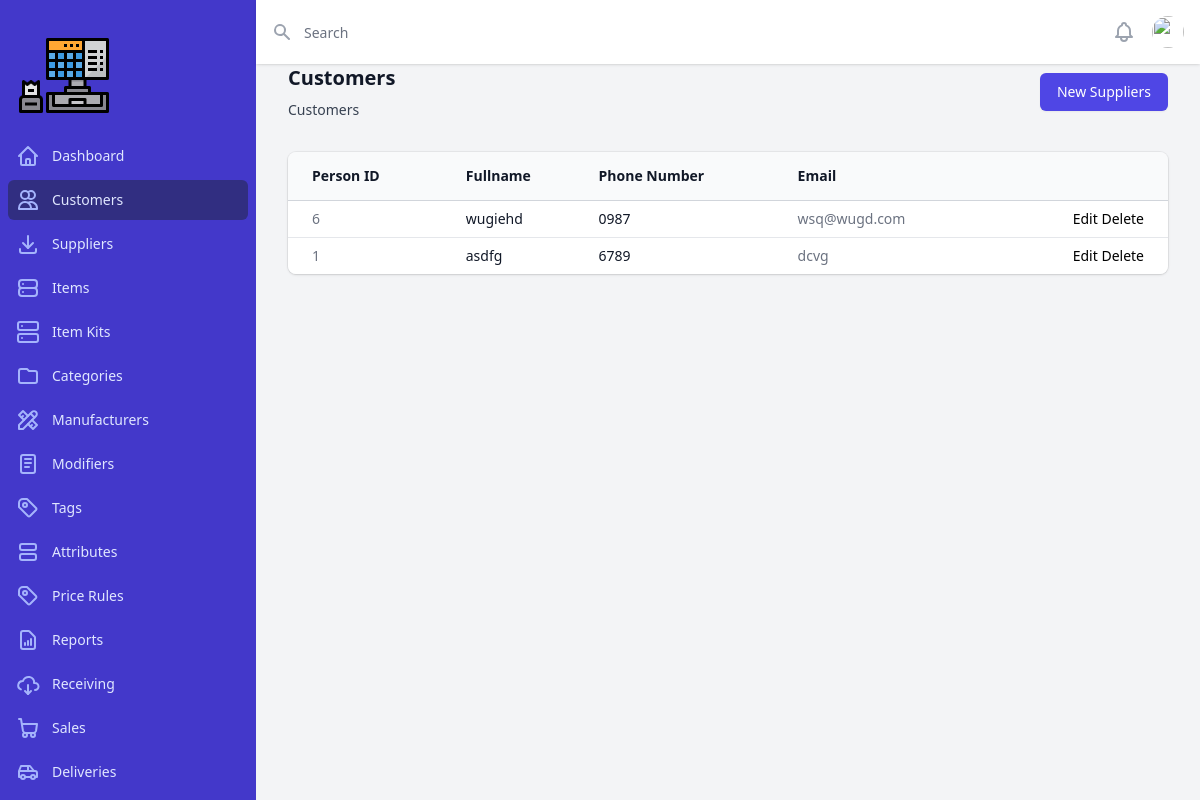
The app's page /index.php?page=customers, older data.
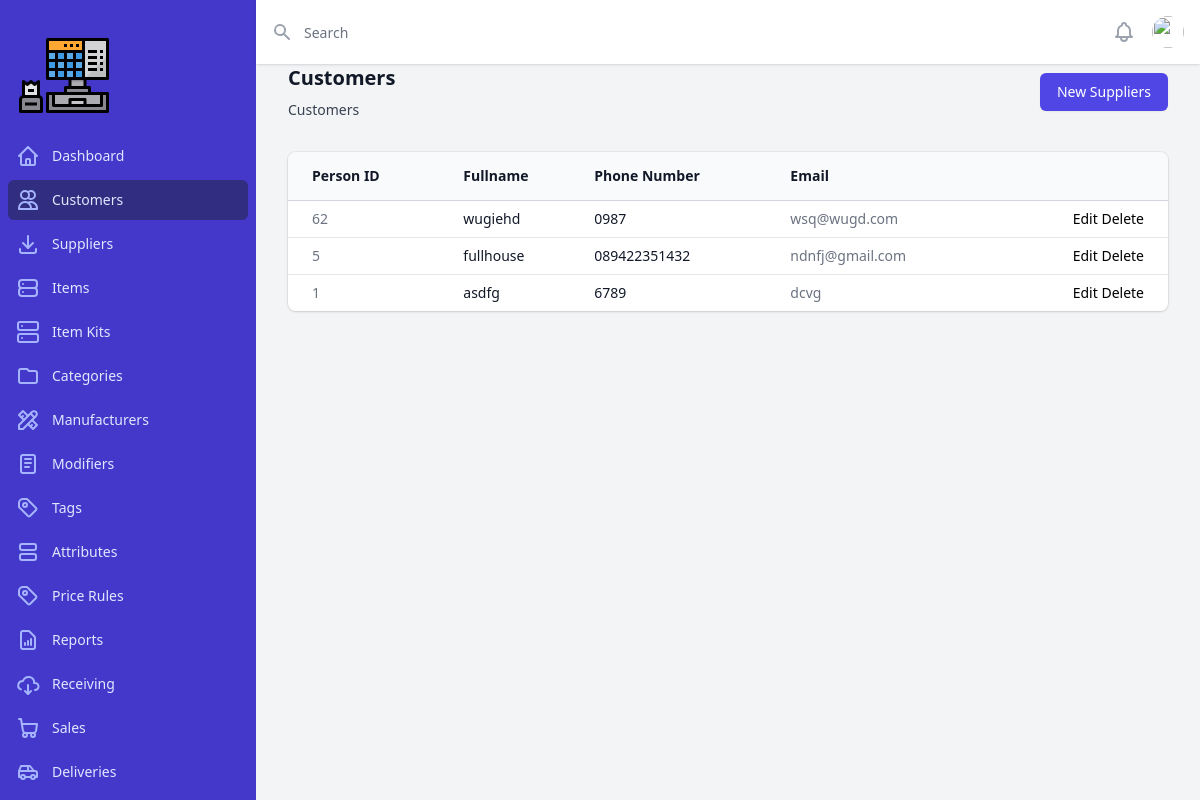
The same page, newer data.
### tables this page shows
CREATE TABLE `tbl_customers` (
  `person_id` int(11) NOT NULL,
  `fullname` varchar(50) NOT NULL,
  `phone_number` varchar(20) NOT NULL,
  `email` varchar(50) NOT NULL
);

### pages/customers/customers.php (the view, shortened to what this page needs)
<?php
require_once("config.php");
?>
<?php
	$pdo_statement = $pdo_conn->prepare("SELECT * FROM tbl_customers ORDER BY person_id DESC");
	$pdo_statement->execute();
	$result = $pdo_statement->fetchAll();
?>
<div class="px-4 sm:px-6 lg:px-8">
  <div class="sm:flex sm:items-center">
    <div class="sm:flex-auto">
      <h1 class="text-xl font-semibold text-gray-900">Customers</h1>
      <p class="mt-2 text-sm text-gray-700">Customers</p>
    </div>
    <div class="mt-4 sm:mt-0 sm:ml-16 sm:flex-none">
      <a href="index.php?page=customers-create">
        <button type="button" class="inline-flex items-center justify-center rounded-md border border-transparent bg-indigo-600 px-4 py-2 text-sm font-medium text-white shadow-sm hover:bg-indigo-700 focus:outline-none focus:ring-2 focus:ring-indigo-500 focus:ring-offset-2 sm:w-auto">New Suppliers</button>
      </a>
    </div>
  </div>
  <div class="mt-8 flex flex-col">
    <div class="-my-2 -mx-4 overflow-x-auto sm:-mx-6 lg:-mx-8">
      <div class="inline-block min-w-full py-2 align-middle md:px-6 lg:px-8">
        <div class="overflow-hidden shadow ring-1 ring-black ring-opacity-5 md:rounded-lg">
          <table class="min-w-full divide-y divide-gray-300">
            <thead class="bg-gray-50">
              <tr>
                <th scope="col" class="whitespace-nowrap py-3.5 pl-4 pr-3 text-left text-sm font-semibold text-gray-900 sm:pl-6">Person ID</th>
                <th scope="col" class="whitespace-nowrap px-2 py-3.5 text-left text-sm font-semibold text-gray-900">Fullname</th>
                <th scope="col" class="whitespace-nowrap px-2 py-3.5 text-left text-sm font-semibold text-gray-900">Phone Number</th>
                <th scope="col" class="whitespace-nowrap px-2 py-3.5 text-left text-sm font-semibold text-gray-900">Email</th>
                <th scope="col" class="relative whitespace-nowrap py-3.5 pl-3 pr-4 sm:pr-6">
                </th>
              </tr>
            </thead>
            <tbody class="divide-y divide-gray-200 bg-white">
            <?php
              if(!empty($result)) {
              foreach($result as $row) {
              ?>
              <tr>
                <td class="whitespace-nowrap py-2 pl-4 pr-3 text-sm text-gray-500 sm:pl-6 text"><?php echo $row['person_id'] ?></td>
                <td class="whitespace-nowrap px-2 py-2 text-sm font-medium text-gray-900"><?php echo $row['fullname'] ?></td>
                <td class="whitespace-nowrap px-2 py-2 text-sm text-gray-900"><?php echo $row['phone_number'] ?></td>
                <td class="whitespace-nowrap px-2 py-2 text-sm text-gray-500"><?php echo $row['email'] ?></td>
                <td class="relative whitespace-nowrap py-2 pl-3 pr-4 text-right text-sm font-medium sm:pr-6 gap-2">
                  <a href="index.php?page=customers-update&person_id=<?php echo $row['person_id'] ?>">Edit</a>
                  <a href="index.php?page=customers-delete&person_id=<?php echo $row['person_id'] ?>" onclick="return confirm('do you want to delete this?')">Delete</a>
                </td>
              </tr>
              <?php } } ?>
            </tbody>
          </table>
        </div>
      </div>
    </div>
  </div>
</div>

### index.php (shortened to what this page needs)
<!DOCTYPE html>
<html lang="en" class="h-full bg-gray-100">
<head>
  <script src="https://cdn.tailwindcss.com"></script>
  <link rel="stylesheet" href="https://cdn.jsdelivr.net/npm/bootstrap-icons@1.7.2/font/bootstrap-icons.css">
</head>
<body class="h-full">
<div>
  <?php include('includes/sidebar.php');?>
  <div class="md:pl-64 flex flex-col flex-1">
    <div class="sticky top-0 z-10 flex-shrink-0 flex h-16 bg-white shadow">
      <div class="flex-1 px-4 flex justify-between">
        <div class="flex-1 flex">
          <form class="w-full flex md:ml-0" action="#" method="GET">
            <div class="relative w-full text-gray-400 focus-within:text-gray-600">
              <div class="absolute inset-y-0 left-0 flex items-center pointer-events-none">
              </div>
              <input id="search-field" class="block w-full h-full pl-8 pr-3 py-2 border-transparent text-gray-900 placeholder-gray-500 focus:outline-none focus:placeholder-gray-400 focus:ring-0 focus:border-transparent sm:text-sm" placeholder="Search" type="search" name="search">
            </div>
          </form>
        </div>
        <div class="ml-4 flex items-center md:ml-6">
          <button type="button" class="bg-white p-1 rounded-full text-gray-400 hover:text-gray-500 focus:outline-none focus:ring-2 focus:ring-offset-2 focus:ring-indigo-500">
          </button>
          <div class="ml-3 relative">
            <div>
              <button type="button" class="max-w-xs bg-white flex items-center text-sm rounded-full focus:outline-none focus:ring-2 focus:ring-offset-2 focus:ring-indigo-500" id="user-menu-button" aria-expanded="false" aria-haspopup="true">
                <img class="h-8 w-8 rounded-full" src="https://images.unsplash.com/photo-1472099645785-5658abf4ff4e?ixlib=rb-1.2.1&ixid=eyJhcHBfaWQiOjEyMDd9&auto=format&fit=facearea&facepad=2&w=256&h=256&q=80" alt="">
              </button>
            </div>
          </div>
        </div>
      </div>
    </div>
    <main>
    <?php
  if(isset($_GET['page'])){
    $page = $_GET['page'];
    switch ($page) {
      case 'customers':
        include "pages/customers/customers.php";
        break;
    }
  }else{
    include "pages/dashboard/dashboard.php";
  }
  ?>
    </main>
  </div>
</div>
</body>
</html>

### includes/sidebar.php (shortened to what this page needs)
<div class="hidden md:flex md:w-64 md:flex-col md:fixed md:inset-y-0">
    <div class="flex flex-col flex-grow pt-5 bg-indigo-700 overflow-y-auto">
      <div class="flex items-center flex-shrink-0 px-4">
        <img class="h-24 w-auto" src="./images/logo.png" alt="POS">
      </div>
      <div class="mt-5 flex-1 flex flex-col">
        <nav class="flex-1 px-2 pb-4 space-y-1">
          <a id="menu-dashboard" href="index.php?page=dashboard" class=" text-indigo-100 hover:bg-indigo-600 group flex items-center px-2 py-2 text-sm font-medium rounded-md">
            Dashboard
          </a>
          <a id="menu-customers" href="index.php?page=customers" class="text-indigo-100 hover:bg-indigo-600 group flex items-center px-2 py-2 text-sm font-medium rounded-md">
            Customers
          </a>
          <a id="menu-suppliers" href="index.php?page=suppliers" class="text-indigo-100 hover:bg-indigo-600 group flex items-center px-2 py-2 text-sm font-medium rounded-md">
            Suppliers
          </a>
          <a id="menu-items" href="index.php?page=items" class="text-indigo-100 hover:bg-indigo-600 group flex items-center px-2 py-2 text-sm font-medium rounded-md">
            Items
          </a>
          <a id="menu-item-kits" href="index.php?page=item-kits" class="text-indigo-100 hover:bg-indigo-600 group flex items-center px-2 py-2 text-sm font-medium rounded-md">
            Item Kits
          </a>
          <a id="menu-categories" href="index.php?page=categories" class="text-indigo-100 hover:bg-indigo-600 group flex items-center px-2 py-2 text-sm font-medium rounded-md">
            <svg class="mr-3 flex-shrink-0 h-6 w-6 text-indigo-300"  fill="none" viewBox="0 0 24 24" stroke="currentColor">
              <path stroke-linecap="round" stroke-linejoin="round" stroke-width="2" d="M3 7v10a2 2 0 002 2h14a2 2 0 002-2V9a2 2 0 00-2-2h-6l-2-2H5a2 2 0 00-2 2z"/>
            </svg>
            Categories
          </a>
          <a id="menu-manufacturers" href="index.php?page=manufacturers" class="text-indigo-100 hover:bg-indigo-600 group flex items-center px-2 py-2 text-sm font-medium rounded-md">
            Manufacturers
          </a>
          <a id="menu-modifiers" href="index.php?page=modifiers" class="text-indigo-100 hover:bg-indigo-600 group flex items-center px-2 py-2 text-sm font-medium rounded-md">
            Modifiers
          </a>
          <a id="menu-tags" href="index.php?page=tags" class="text-indigo-100 hover:bg-indigo-600 group flex items-center px-2 py-2 text-sm font-medium rounded-md">
            Tags
          </a>
          <a id="menu-attributes" href="index.php?page=attributes" class="text-indigo-100 hover:bg-indigo-600 group flex items-center px-2 py-2 text-sm font-medium rounded-md">
            Attributes
          </a>
          <a id="menu-price-rules" href="index.php?page=price-rules" class="text-indigo-100 hover:bg-indigo-600 group flex items-center px-2 py-2 text-sm font-medium rounded-md">
            Price Rules
          </a>
          <a id="menu-reports" href="index.php?page=reports" class="text-indigo-100 hover:bg-indigo-600 group flex items-center px-2 py-2 text-sm font-medium rounded-md">
            <svg class="mr-3 flex-shrink-0 h-6 w-6 text-indigo-300"  fill="none" viewBox="0 0 24 24" stroke="currentColor">
              <path stroke-linecap="round" stroke-linejoin="round" stroke-width="2" d="M9 17v-2m3 2v-4m3 4v-6m2 10H7a2 2 0 01-2-2V5a2 2 0 012-2h5.586a1 1 0 01.707.293l5.414 5.414a1 1 0 01.293.707V19a2 2 0 01-2 2z"/>
            </svg>
            Reports
          </a>
          <a id="menu-receiving" href="index.php?page=receiving" class="text-indigo-100 hover:bg-indigo-600 group flex items-center px-2 py-2 text-sm font-medium rounded-md">
            Receiving
          </a>
          <a id="menu-sales" href="index.php?page=sales" class="text-indigo-100 hover:bg-indigo-600 group flex items-center px-2 py-2 text-sm font-medium rounded-md">
            Sales
          </a>
          <a id="menu-deliveries" href="index.php?page=deliveries" class="text-indigo-100 hover:bg-indigo-600 group flex items-center px-2 py-2 text-sm font-medium rounded-md">
            Deliveries
          </a>
        </nav>
      </div>
    </div>
  </div>

Row changes from the older to the newer data that the page shows:
removed tbl_customers: person_id "6", fullname "wugiehd", phone_number "0987", email "wsq@wugd.com"
added tbl_customers: person_id "62", fullname "wugiehd", phone_number "0987", email "wsq@wugd.com"
added tbl_customers: person_id "5", fullname "fullhouse", phone_number "089422351432", email "ndnfj@gmail.com"
